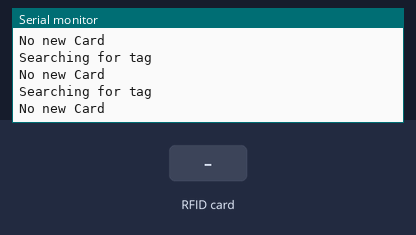
Bench run of a sketch on a simulated ESP32. Parts: the last lines printed to the serial monitor. Inputs (shaded band) come from the test bench. USB keyboard and mouse output is not drawn.

Above: at 1.6 s.
1.7 s: RFID card 5E 7A 19 C4 held to the reader
At 1.89 s:
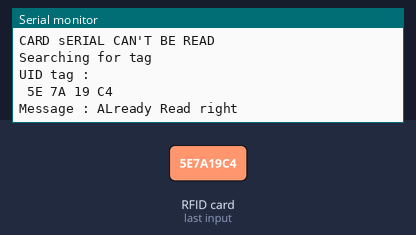
3.2 s: RFID card 5E 7A 19 C4 held to the reader
At 4.1 s:
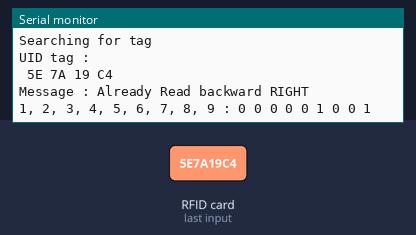
4.9 s: RFID card 5E 7A 19 C4 held to the reader
At 5.13 s:
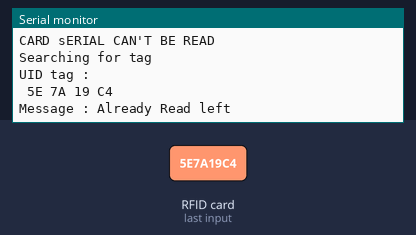

Measured:
- after the input at 1.7 s, the serial monitor: prints a new line at once (image 1)
- after the input at 3.2 s, the serial monitor: prints a new line after 0.27 s (image 2)
- after the input at 4.9 s, the serial monitor: prints a new line after 0.08 s (image 3)

The sketch:

gameMatCode.ino
```cpp
#include "RfidMat.h"

#include <Arduino.h>

#include <BleKeyboard.h>

BleKeyboard bleGamepad;
// dEFINING BUTTON NO
// for Buttons
#define btnFwdLft 1
#define btnFwd 2
#define btnFwdRgt 3
#define btnLft 4
#define btnCenter 5
#define btnRgt 6
#define btnBckLft 7
#define btnBck 8
#define btnBckRgt 9


// for Buttons
bool fwdA = 0;
bool lftB = 0;
bool bckX = 0;
bool rgtY = 0;
bool fwdL = 0;
bool fwdR = 0;
bool center = 0;
bool bckL = 0;
bool bckR = 0;


void setup(){
   Serial.begin(19200);

   initialize();
      // The default bleGamepad.begin() above enables 16 buttons, all axes, one hat, start and select and no simulation controls
   bleGamepad.begin();
   Serial.println("Starting BLE work!");
}

void loop(){
     // put your main code here, to run repeatedly:
    // For forward
    if (bleGamepad.isConnected())
    {
        Serial.println("Ble is connected");
        readBtn();
        updateBtn();
        delay(500);
    }
   else
    {
        Serial.println("Ble is not connected!");
        delay(500);
    }
}


void readBtn(){
    fwdA = forForward();
    lftB = forBackward();
    bckX = forLeftward();
    rgtY = forRightward();
    center = forCenter();
    fwdL = forFwdLft();
    fwdR = forFwdRgt();
    bckL = forBckLft();
    bckR = forBckRgt();
  // To print serial values
  Serial.println((String)"1, 2, 3, 4, 5, 6, 7, 8, 9 : "+fwdL+" "+fwdA+" "+fwdR+" "+lftB+" "+center+" "+rgtY+" "+bckL+" "+bckX+" "+bckR);
}

void updateBtn(){
  if(fwdA){
    bleGamepad.write(btnFwd);
  }
    // For B button
  if(lftB){
        bleGamepad.write(btnLft);
  }
    // For X button
  if(bckX){
        bleGamepad.write(btnBck);
  }
    // For Y button
  if(rgtY){
        bleGamepad.write(btnRgt);
  }
  if(center){
   bleGamepad.write(btnCenter);
  }
  if(fwdL){
   bleGamepad.write(btnFwdLft);
  }
  if(fwdR){
   bleGamepad.write(btnFwdRgt);
  }
  if(bckL){
   bleGamepad.write(btnBckLft);
  }
  if(bckR){
   bleGamepad.write(btnBckRgt);
  }
  bleGamepad.releaseAll();
  rstBool();
}
```

RfidMat.h
```cpp
#include <SPI.h>
#include <MFRC522.h>
#define SS_PINF 33
#define SS_PINB 0
#define SS_PINL 25
#define SS_PINR 27
#define SS_PINC 26
#define SS_PINFL 32
#define SS_PINFR 23
#define SS_PINBL 4
#define SS_PINBR 2

#define RST_PIN 22
#define MOSI_PIN 23
#define MISO_PIN 19
#define SCK_PIN 18


MFRC522 rfidF(SS_PINF, RST_PIN); // Create MFRC522 instance.
MFRC522 rfidB(SS_PINB, RST_PIN); // Create MFRC522 instance.
MFRC522 rfidL(SS_PINL, RST_PIN); // Create MFRC522 instance.
MFRC522 rfidR(SS_PINR, RST_PIN); // Create MFRC522 instance.
MFRC522 rfidC(SS_PINC, RST_PIN); // Create MFRC522 instance
MFRC522 rfidFL(SS_PINFL, RST_PIN); // Create MFRC522 instance.
MFRC522 rfidFR(SS_PINFR, RST_PIN); // Create MFRC522 instance.
MFRC522 rfidBL(SS_PINBL, RST_PIN); // Create MFRC522 instance.
MFRC522 rfidBR(SS_PINBR, RST_PIN); // Create MFRC522 instance.

uint8_t total_RFID = 4;

void setSSzero()
{
  digitalWrite(SS_PINF, HIGH);
  digitalWrite(SS_PINB, HIGH);
  digitalWrite(SS_PINL, HIGH);
  digitalWrite(SS_PINR, HIGH);
  digitalWrite(SS_PINC, HIGH);
  digitalWrite(SS_PINFL,HIGH);
  digitalWrite(SS_PINFR,HIGH);
  digitalWrite(SS_PINBL,HIGH);
  digitalWrite(SS_PINBR,HIGH);
  Serial.println("Set ALL select to zero ");
}
void rfidVer(){
    rfidF.PCD_DumpVersionToSerial();
    rfidL.PCD_DumpVersionToSerial();
}
void initialize()
{
  SPI.begin();// Initialize MFRCT22
  rfidF.PCD_Init();
  rfidB.PCD_Init();
  rfidL.PCD_Init();
  rfidR.PCD_Init();
  rfidC.PCD_Init();
  rfidFL.PCD_Init();
  rfidFR.PCD_Init();
  rfidBL.PCD_Init();
  rfidBR.PCD_Init();
  setSSzero();
  Serial.println("CARD Initialize...");
  Serial.println();
  rfidVer();


}

bool cardDetect = false;
int repeat = 0;

void rstBool(){
  cardDetect = false;
}

bool readRfid(MFRC522 rfid){
rfid.PCD_DumpVersionToSerial();
  bool temp = false;
   while (!temp && repeat < 5)
  {
    Serial.println("Searching for tag");
    // Look for new cards

    // Select one of the cards
  if (!rfid.PICC_ReadCardSerial())
    {
          if (!rfid.PICC_IsNewCardPresent())
    {
      Serial.println("No new Card");
      temp = false;

    }
    else{
      Serial.println("CARD sERIAL CAN'T BE READ");
      temp = false;
    }
    }
  else{// Show UID on serial monitor
    Serial.println("UID tag :");
    String content = "";
    byte letter;
    for (byte i = 0; i < rfid.uid.size; i++)
    {
      Serial.print(rfid.uid.uidByte[i] < 0x10 ? " 0" : " ");
      Serial.print(rfid.uid.uidByte[i], HEX);
      content.concat(String(rfid.uid.uidByte[i] < 0x10 ? " 0" : " "));
      content.concat(String(rfid.uid.uidByte[i], HEX));
    }
    Serial.println();
    Serial.print("Message : ");
    content.toUpperCase();
    temp = true;
    break;
  }
    repeat++;
  }
  delay(200);
  return temp;
}
bool forForward()
{
  repeat = 0;
  Serial.println("Forward");
  setSSzero();
  digitalWrite(SS_PINF,LOW);
  Serial.println("Forward write");
  Serial.println("Rfid");
   cardDetect=readRfid(rfidF);
  Serial.println("Already Read fwd ");
  return  cardDetect;
}
bool forBackward()
{
  repeat = 0;
  Serial.println("Backward");
  setSSzero();
  digitalWrite(SS_PINB,LOW);
   cardDetect=readRfid(rfidB);
  Serial.println("Already Read back");
  return  cardDetect;
}
bool forLeftward()
{
  repeat = 0;
  Serial.println("LEFT");
  setSSzero();
  digitalWrite(SS_PINL,LOW);
   cardDetect = readRfid(rfidL);
  Serial.println("Already Read left");
  return  cardDetect;
}
bool forRightward()
{
  repeat = 0;
  Serial.println("Right");
  setSSzero();
  digitalWrite(SS_PINR,LOW);
   cardDetect = readRfid(rfidR);
  Serial.println("ALready Read right");
  return  cardDetect;
}
bool forCenter()
{
  repeat = 0;
  Serial.println("Center");
  setSSzero();
  digitalWrite(SS_PINC,LOW);
   cardDetect = readRfid(rfidC);
  Serial.println("ALready Read center");
  return  cardDetect;
}
bool forFwdLft(){
  repeat = 0;
  Serial.println("Forward Left");
  setSSzero();
  digitalWrite(SS_PINFL,LOW);
   cardDetect = readRfid(rfidFL);
  Serial.println("Already Read forward left");
  return  cardDetect;
}
bool forFwdRgt(){
  repeat = 0;
  Serial.println("Forward Right");
  setSSzero();
  digitalWrite(SS_PINFR,LOW);
   cardDetect = readRfid(rfidFR);
  Serial.println("Already Read forward RIGHT");
  return  cardDetect;
}
bool forBckLft(){
  repeat = 0;
  Serial.println("Backward Left");
  setSSzero();
  digitalWrite(SS_PINBL,LOW);
   cardDetect = readRfid(rfidBL);
  Serial.println("Already Read backward left");
  return  cardDetect;
}
bool forBckRgt(){
  repeat = 0;
  Serial.println("Backward Right");
  setSSzero();
  digitalWrite(SS_PINBR,LOW);
   cardDetect = readRfid(rfidBR);
  Serial.println("Already Read backward RIGHT");
  return  cardDetect;
}
```
